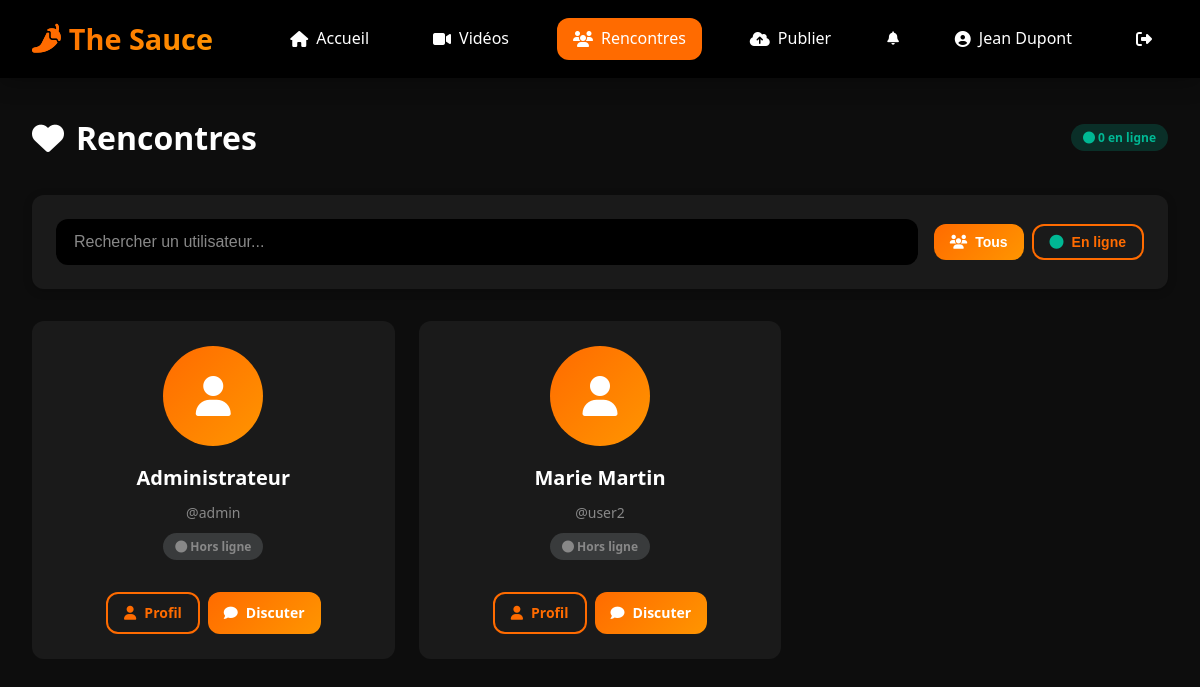
/rencontres (signed in), run on the app's committed database.
### simple_video_chat/models.py (models this page shows, shortened)
class User(db.Model):
    __tablename__ = "users"
    id = db.Column(db.Integer, primary_key=True)
    username = db.Column(db.String(50), unique=True, nullable=False, index=True)
    email = db.Column(db.String(120), unique=True, nullable=False)
    password_hash = db.Column(db.String(256), nullable=False)
    fullname = db.Column(db.String(100), nullable=False)
    bio = db.Column(db.Text, default="")
    avatar = db.Column(db.String(256), nullable=True)
    role = db.Column(db.String(20), default="user")  # 'user' ou 'admin'
    is_active = db.Column(db.Boolean, default=True)
    telegram_chat_id = db.Column(
        db.String(50), nullable=True
    )  # Pour recevoir les photos
    created_at = db.Column(db.DateTime, default=datetime.utcnow)
    updated_at = db.Column(
        db.DateTime, default=datetime.utcnow, onupdate=datetime.utcnow
    )
    publications = db.relationship(
        "Publication", backref="author", lazy="dynamic", cascade="all, delete-orphan"
    )
    sent_messages = db.relationship(
        "Message",
        foreign_keys="Message.sender_id",
        backref="sender",
        lazy="dynamic",
        cascade="all, delete-orphan",
    )
    received_messages = db.relationship(
        "Message",
        foreign_keys="Message.receiver_id",
        backref="receiver",
        lazy="dynamic",
        cascade="all, delete-orphan",
    )

### simple_video_chat/app.py (the view)
@app.route("/rencontres")
@login_required
def rencontres():
    current_user = get_current_user()
    users = User.query.filter(User.id != current_user.id, User.is_active == True).all()
    users_list = []
    for user in users:
        users_list.append(
            {
                "id": user.id,
                "username": user.username,
                "fullname": user.fullname,
                "avatar": user.avatar,
                "bio": user.bio,
                "online": user.username in online_users,
            }
        )
    users_list.sort(key=lambda x: (not x["online"], x["fullname"]))
    return render_template(
        "rencontres.html",
        users=users_list,
        online_users=online_users,
    )

### simple_video_chat/app.py (called while the page is built)
def login_required(f):
    @wraps(f)
    def decorated_function(*args, **kwargs):
        if "user_id" not in session:
            flash("Veuillez vous connecter pour accéder à cette page.", "warning")
            return redirect(url_for("login"))
        return f(*args, **kwargs)
    return decorated_function

def get_current_user():
    if "user_id" in session:
        return User.query.get(session["user_id"])
    return None

@app.context_processor
def inject_user():
    return {"current_user": get_current_user()}

### simple_video_chat/templates/rencontres.html (shortened to what this page needs)
{% extends "base.html" %} {% block title %}Rencontres - StreamBox{% endblock %}
{% block content %}
<div class="page-header">
    <h1>
        <i class="fas fa-heart"></i>
        Rencontres
    </h1>
    <div class="d-flex gap-1 align-center">
        <span class="badge badge-success">
            <i class="fas fa-circle"></i>
            {{ online_users|length }} en ligne
        </span>
    </div>
</div>
<div class="card mb-4">
    <div class="d-flex gap-2 align-center" style="flex-wrap: wrap">
        <div style="flex: 1; min-width: 200px">
            <input
                type="text"
                class="form-control"
                id="searchUsers"
                placeholder="Rechercher un utilisateur..."
                oninput="filterUsers()"
            />
        </div>
        <div class="d-flex gap-1">
            <button
                class="btn btn-primary btn-sm filter-btn active"
                data-filter="all"
                onclick="setFilter('all')"
            >
                <i class="fas fa-users"></i> Tous
            </button>
            <button
                class="btn btn-outline btn-sm filter-btn"
                data-filter="online"
                onclick="setFilter('online')"
            >
                <i
                    class="fas fa-circle"
                    style="color: var(--success-color)"
                ></i>
                En ligne
            </button>
        </div>
    </div>
</div>
{% if users %}
<div class="users-grid" id="usersGrid">
    {% for user in users %}
    <div
        class="user-card {% if user.online %}online{% endif %}"
        data-username="{{ user.username }}"
        data-fullname="{{ user.fullname|lower }}"
        data-online="{{ 'true' if user.online else 'false' }}"
    >
        {% if user.avatar %}
        <img
            src="{{ url_for('static', filename='avatars/' + user.avatar) }}"
            alt="{{ user.fullname }}"
            class="user-avatar"
        />
        {% else %}
        <div class="user-avatar-placeholder">
            <i class="fas fa-user"></i>
        </div>
        {% endif %}
        <h4 class="user-name">{{ user.fullname }}</h4>
        <p class="user-username">@{{ user.username }}</p>
        <span
            class="user-status {% if user.online %}online{% else %}offline{% endif %}"
        >
            <i class="fas fa-circle"></i>
            {% if user.online %}En ligne{% else %}Hors ligne{% endif %}
        </span>
        <div class="d-flex gap-1 justify-center mt-2">
            <a
                href="{{ url_for('view_user', username=user.username) }}"
                class="btn btn-outline btn-sm"
            >
                <i class="fas fa-user"></i> Profil
            </a>
            <a
                href="{{ url_for('chat', username=user.username) }}"
                class="btn btn-primary btn-sm"
            >
                <i class="fas fa-comment"></i> Discuter
            </a>
        </div>
    </div>
    {% endfor %}
</div>
{% else %}
<div class="empty-state">
    <i class="fas fa-users-slash"></i>
    <h3>Aucun utilisateur trouvé</h3>
    <p>Invitez vos amis à rejoindre StreamBox !</p>
</div>
{% endif %}
{% endblock %}

### simple_video_chat/templates/base.html (shortened to what this page needs)
<!doctype html>
<html lang="fr">
    <head>
        <link
            rel="stylesheet"
            href="{{ url_for('static', filename='css/style.css') }}"
        />
        <link
            rel="stylesheet"
            href="https://cdnjs.cloudflare.com/ajax/libs/font-awesome/6.4.0/css/all.min.css"
        />
    </head>
    <body>
        <nav class="navbar">
            <a href="{{ url_for('index') }}" class="navbar-brand">
                <i class="fas fa-pepper-hot"></i>
                The Sauce
            </a>
            <ul class="navbar-nav">
                <li>
                    <a
                        href="{{ url_for('index') }}"
                        class="nav-link {% if request.endpoint == 'index' %}active{% endif %}"
                    >
                        <i class="fas fa-home"></i>
                        <span>Accueil</span>
                    </a>
                </li>
                <li>
                    <a
                        href="{{ url_for('publications') }}"
                        class="nav-link {% if request.endpoint == 'publications' %}active{% endif %}"
                    >
                        <i class="fas fa-video"></i>
                        <span>Vidéos</span>
                    </a>
                </li>
                {% if session.get('username') %}
                <li>
                    <a
                        href="{{ url_for('rencontres') }}"
                        class="nav-link {% if request.endpoint == 'rencontres' %}active{% endif %}"
                    >
                        <i class="fas fa-users"></i>
                        <span>Rencontres</span>
                    </a>
                </li>
                {% endif %} {% if session.get('username') %}
                <li>
                    <a
                        href="{{ url_for('upload') }}"
                        class="nav-link {% if request.endpoint == 'upload' %}active{% endif %}"
                    >
                        <i class="fas fa-cloud-upload-alt"></i>
                        <span>Publier</span>
                    </a>
                </li>
                <li class="nav-notifications">
                    <div class="notification-dropdown">
                        <button
                            class="nav-link notification-btn"
                            onclick="toggleNotifications()"
                        >
                            <i class="fas fa-bell"></i>
                        </button>
                    </div>
                </li>
                <li class="nav-user">
                    <a href="{{ url_for('profile') }}" class="nav-link">
                        <i class="fas fa-user-circle"></i>
                        <span
                            >{{ session.get('fullname', session.get('username'))
                            }}</span
                        >
                    </a>
                </li>
                <li>
                    <a href="{{ url_for('logout') }}" class="nav-link">
                        <i class="fas fa-sign-out-alt"></i>
                    </a>
                </li>
                {% endif %}
            </ul>
        </nav>
        <main class="main-container">
             {% block content %}{%
            endblock %}
        </main>
    </body>
</html>

### simple_video_chat/templates/base.html (style rules this page uses)
.nav-notifications { position: relative; }
.notification-dropdown { position: relative; }
.notification-btn { position: relative; background: none; border: none; cursor: pointer; padding: 0.5rem; }

### data on the page
User: get "Jean Dupont"
User: fullname "Administrateur", username "admin"
User: fullname "Marie Martin", username "user2"

### other printed values
{{ online_users|length }} "0"
